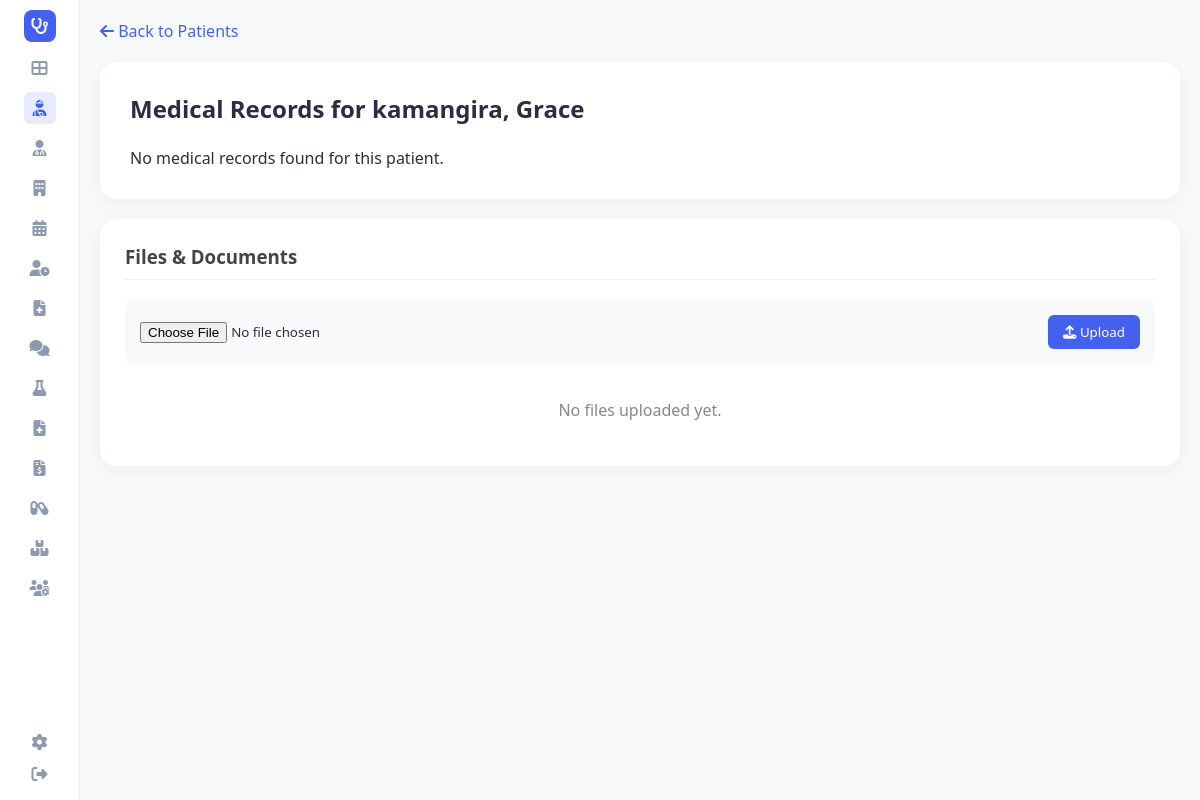
/patients/160084314/records (signed in), run on an earlier commit of the app's database.
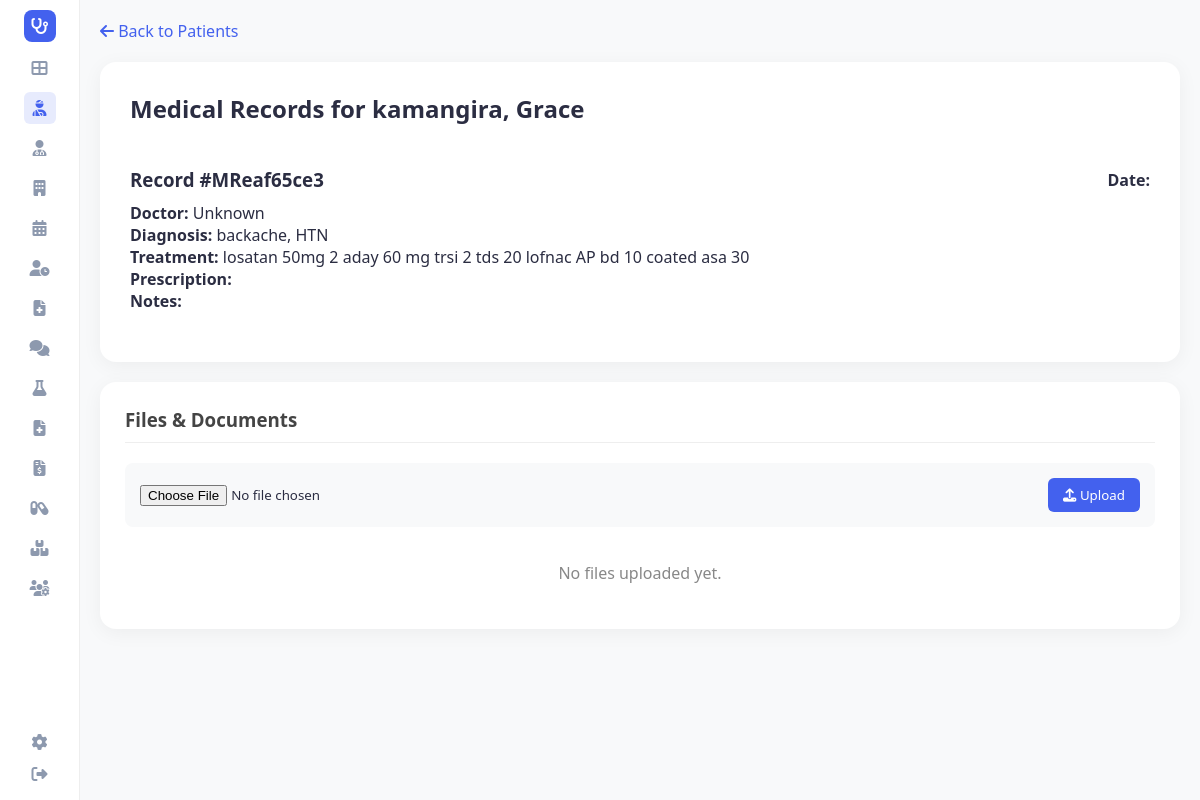
And on a later commit of the database.
### tables this page shows
CREATE TABLE patients (
                patient_id TEXT PRIMARY KEY,
                first_name TEXT,
                last_name TEXT,
                date_of_birth TEXT,
                gender TEXT,
                phone TEXT,
                email TEXT,
                address TEXT,
                emergency_contact TEXT,
                blood_group TEXT,
                medical_history TEXT,
                created_date TEXT,
                scheme_provider TEXT,
                scheme_type TEXT
            , is_deleted INTEGER DEFAULT 0, deleted_at TEXT);

CREATE TABLE medical_records (
                record_id TEXT PRIMARY KEY,
                patient_id TEXT,
                doctor_id TEXT,
                date TEXT,
                consult_reason TEXT,
                diagnosis TEXT,
                treatment TEXT,
                prescriptions TEXT,
                notes TEXT,
                details TEXT, is_deleted INTEGER DEFAULT 0, deleted_at TEXT,
                FOREIGN KEY (patient_id) REFERENCES patients(patient_id),
                FOREIGN KEY (doctor_id) REFERENCES doctors(doctor_id)
            );

### app.py (the view)
@app.route('/patients/<patient_id>/records')
def view_medical_records(patient_id):
    patient = hms.get_patient(patient_id)
    if not patient:
        flash('Patient not found!', 'error')
        return redirect(url_for('patients'))
    records = hms.get_patient_medical_records(patient_id)
    files = hms.patient_files.get(patient_id, [])
    return render_template('view_medical_records.html', patient=patient, records=records, files=files, active_page='patients', hms=hms)

### app.py (called while the page is built)
@app.before_request
def require_login():
    allowed_routes = ['login', 'register', 'static']
    if request.endpoint not in allowed_routes and 'user_id' not in session:
        return redirect(url_for('login'))

@app.context_processor
def inject_user():
    username = session.get('username')
    role = session.get('role')
    unread = 0
    if username:
        unread = hms.get_unread_count(username, role)
    return dict(current_user=username, current_role=role, unread_messages_count=unread, hms=hms)

### database/db_manager.py (called while the page is built)
    def get_connection(self):
        conn = sqlite3.connect(self.db_file)
        conn.row_factory = sqlite3.Row
        return conn

    def _row_to_obj(self, cls: Type[T], row: sqlite3.Row) -> T:
        d = dict(row)
        for field in fields(cls):
            if field.type in (dict, Dict[str, Any], list, List[Any]) and d.get(field.name):
                try:
                    d[field.name] = json.loads(d[field.name])
                except:
                    pass
            elif field.type == bool and field.name in d:
                d[field.name] = bool(d[field.name])
        allowed = {f.name for f in fields(cls)}
        filtered = {k: v for k, v in d.items() if k in allowed}
        return cls(**filtered)

    def get_by_id(self, cls: Type[T], table: str, id_value: str, id_field: str) -> Optional[T]:
        try:
            conn = self.get_connection()
            cursor = conn.cursor()
            cursor.execute(f"SELECT * FROM {table} WHERE {id_field} = ?", (id_value,))
            row = cursor.fetchone()
            conn.close()
            return self._row_to_obj(cls, row) if row else None
        except Exception as e:
            print(f"Error getting from {table}: {e}")
            return None

### main.py (called while the page is built)
    def get_patient(self, patient_id: str) -> Optional[Patient]:
        return self.db.get_by_id(Patient, 'patients', patient_id, 'patient_id')

    def get_doctor(self, doctor_id: str) -> Optional[Doctor]:
        return self.db.get_by_id(Doctor, 'doctors', doctor_id, 'doctor_id')

    def get_patient_medical_records(self, patient_id: str) -> List[MedicalRecord]:
        conn = self.db.get_connection()
        cursor = conn.cursor()
        cursor.execute("SELECT * FROM medical_records WHERE patient_id = ?", (patient_id,))
        rows = cursor.fetchall()
        conn.close()
        return [self.db._row_to_obj(MedicalRecord, row) for row in rows]

### templates/view_medical_records.html (shortened to what this page needs)
<!DOCTYPE html>
<html lang="en">
<head>
    <link rel="stylesheet" href="{{ url_for('static', filename='style.css') }}">
    <link rel="stylesheet" href="https://cdnjs.cloudflare.com/ajax/libs/font-awesome/6.4.0/css/all.min.css">
</head>
<body>
    <div class="container" >
        {% include 'sidebar.html' %}
        <main class="main-content" >
            <a href="{{ url_for('patients') }}" class="back-link"><i class="fas fa-arrow-left"></i> Back to Patients</a>
            <div class="records-container">
                <h2>Medical Records for {{ patient.last_name }}, {{ patient.first_name }}</h2>
                <br>
                {% if records %}
                    {% for record in records %}
                        <div class="record-item">
                            <div class="record-header">
                                <h3>Record #{{ record.record_id }}</h3>
                                <span><strong>Date:</strong> {{ record.visit_date }}</span>
                            </div>
                            <p><strong>Doctor:</strong> {{ hms.get_doctor(record.doctor_id).name if hms.get_doctor(record.doctor_id) else 'Unknown' }}</p>
                            <p><strong>Diagnosis:</strong> {{ record.diagnosis }}</p>
                            <p><strong>Treatment:</strong> {{ record.treatment }}</p>
                            <p><strong>Prescription:</strong> {{ record.prescription }}</p>
                            <p><strong>Notes:</strong> {{ record.notes }}</p>
                        </div>
                    {% endfor %}
                {% else %}
                    <p>No medical records found for this patient.</p>
                {% endif %}
            </div>
            <div class="section-card">
                <div class="section-header">
                    <h3>Files & Documents</h3>
                </div>
                <form action="{{ url_for('upload_patient_file', patient_id=patient.patient_id) }}" method="post" enctype="multipart/form-data" class="upload-form">
                    <input type="file" name="file" required>
                    <button type="submit" class="btn-upload"><i class="fas fa-upload"></i> Upload</button>
                </form>
                <ul class="file-list">
                    {% for file in files %}
                    <li class="file-item">
                        {% set is_image = file.file_name.lower().endswith(('.png', '.jpg', '.jpeg', '.gif', '.webp')) %}
                        <div class="file-info">
                            {% if is_image %}
                                <i class="fas fa-file-image file-icon" style="color: #4cc9f0; cursor: pointer;" onclick="openPreview('{{ file.path|replace('\\', '/') }}', '{{ file.file_name }}')"></i>
                                <div>
                                    <div style="font-weight: 500; cursor: pointer; color: #4361ee;" onclick="openPreview('{{ file.path|replace('\\', '/') }}', '{{ file.file_name }}')">{{ file.file_name }}</div>
                                    <div style="font-size: 12px; color: #888;">{{ file.uploaded_at }}</div>
                                </div>
                            {% else %}
                                <i class="fas fa-file-pdf file-icon" style="color: #f72585;"></i>
                                <div>
                                    <div style="font-weight: 500;">{{ file.file_name }}</div>
                                    <div style="font-size: 12px; color: #888;">{{ file.uploaded_at }}</div>
                                </div>
                            {% endif %}
                        </div>
                        <div class="file-actions">
                            <a href="{{ url_for('download_file', path=file.path) }}" style="color: #4361ee; margin-right: 15px;" title="Download"><i class="fas fa-download"></i></a>
                            <a href="{{ url_for('delete_patient_file', patient_id=patient.patient_id, path=file.path, redirect_url=url_for('view_medical_records', patient_id=patient.patient_id)) }}" style="color: #dc3545;" title="Delete" onclick="return confirm('Delete this file?')"><i class="fas fa-trash"></i></a>
                        </div>
                    </li>
                    {% else %}
                    <li style="text-align: center; color: #888; padding: 20px;">No files uploaded yet.</li>
                    {% endfor %}
                </ul>
            </div>
        </main>
    </div>
</body>
</html>

### templates/sidebar.html
<aside class="sidebar">
    <div class="logo">
        <div class="logo-icon">
            <i class="fas fa-stethoscope"></i>
        </div>
    </div>
    <nav class="menu">
        <a href="{{ url_for('dashboard') }}" class="menu-item {% if active_page == 'dashboard' %}active{% endif %}" title="Dashboard"><i class="fas fa-th-large"></i></a>
        {% if current_role in ['admin', 'doctor', 'receptionist', 'nurse'] %}
        <a href="{{ url_for('patients') }}" class="menu-item {% if active_page == 'patients' %}active{% endif %}" title="Patients"><i class="fas fa-user-injured"></i></a>
        {% endif %}
        {% if current_role in ['admin', 'doctor', 'receptionist', 'nurse'] %}
        <a href="{{ url_for('doctors') }}" class="menu-item {% if active_page == 'doctors' %}active{% endif %}" title="Doctors"><i class="fas fa-user-md"></i></a>
        {% endif %}
        {% if current_role in ['admin', 'doctor', 'receptionist'] %}
        <a href="{{ url_for('departments') }}" class="menu-item {% if active_page == 'departments' %}active{% endif %}" title="Departments"><i class="fas fa-building"></i></a>
        {% endif %}
        {% if current_role in ['admin', 'doctor', 'receptionist', 'nurse'] %}
        <a href="{{ url_for('view_schedule') }}" class="menu-item {% if active_page == 'schedule' %}active{% endif %}" title="Schedule"><i class="fas fa-calendar-alt"></i></a>
        {% endif %}
        {% if current_role in ['admin', 'doctor', 'receptionist', 'nurse'] %}
        <a href="{{ url_for('queue_dashboard') }}" class="menu-item {% if active_page == 'queue' %}active{% endif %}" title="Queue Dashboard"><i class="fas fa-user-clock"></i></a>
        {% endif %}
        {% if current_role in ['admin', 'doctor', 'nurse'] %}
        <a href="{{ url_for('medical_records') }}" class="menu-item {% if active_page == 'medical_records' %}active{% endif %}" title="Medical Records"><i class="fas fa-file-medical"></i></a>
        {% endif %}
        <a href="{{ url_for('messages') }}" class="menu-item {% if active_page == 'messages' %}active{% endif %}" title="Messages"><i class="fas fa-comments"></i></a>
        {% if current_role in ['admin', 'doctor', 'lab_assistant', 'nurse'] %}
        <a href="{{ url_for('lab_results') }}" class="menu-item {% if active_page == 'lab_results' %}active{% endif %}" title="Lab Results"><i class="fas fa-flask"></i></a>
        {% endif %}
        {% if current_role in ['admin', 'doctor'] %}
        <a href="{{ url_for('general_reports') }}" class="menu-item {% if active_page == 'reports' %}active{% endif %}" title="Reports"><i class="fas fa-file-medical"></i></a>
        {% endif %}
        {% if current_role in ['admin', 'cashier'] %}
        <a href="{{ url_for('billing_dashboard') }}" class="menu-item {% if active_page == 'billing' %}active{% endif %}" title="Billing"><i class="fas fa-file-invoice-dollar"></i></a>
        {% endif %}
        {% if current_role in ['admin', 'doctor', 'receptionist', 'nurse'] %}
        <a href="{{ url_for('prescriptions') }}" class="menu-item {% if active_page == 'prescriptions' %}active{% endif %}" title="Prescriptions"><i class="fas fa-capsules"></i></a>
        {% endif %}
        {% if current_role in ['admin', 'cashier', 'nurse'] %}
        <a href="{{ url_for('inventory') }}" class="menu-item {% if active_page == 'inventory' %}active{% endif %}" title="Inventory"><i class="fas fa-boxes"></i></a>
        {% endif %}
        {% if current_role in ['admin', 'admin doctor', 'admin_doctor'] %}
        <a href="{{ url_for('admin_users') }}" class="menu-item {% if active_page == 'admin_users' %}active{% endif %}" title="User Management"><i class="fas fa-users-cog"></i></a>
        {% endif %}
    </nav>
    <div class="settings">
        <a href="{{ url_for('settings') }}" class="menu-item {% if active_page == 'settings' %}active{% endif %}" title="Settings"><i class="fas fa-cog"></i></a>
        <a href="{{ url_for('logout') }}" class="menu-item" title="Logout"><i class="fas fa-sign-out-alt"></i></a>
    </div>
</aside>

### static/style.css (style rules this page uses)
:root { --primary-color: #4361ee; --secondary-color: #3f37c9; --success-color: #4cc9f0; --warning-color: #f72585; --text-dark: #2b2d42; --text-light: #8d99ae; --bg-light: #f8f9fa; --white: #ffffff; --sidebar-width: 80px; --border-radius: 16px; --shadow: 0 4px 20px rgba(0, 0, 0, 0.05); }
* { margin: 0; padding: 0; box-sizing: border-box; font-family: 'Segoe UI', Tahoma, Geneva, Verdana, sans-serif; }
body { background-color: var(--bg-light); color: var(--text-dark); min-height: 100vh; margin: 0; }
.container { display: flex !important; min-height: 100vh !important; height: auto !important; overflow: visible !important; }
.main-content { flex: 1 !important; padding: 20px !important; display: flex; flex-direction: column; min-width: 0; }
.sidebar { width: var(--sidebar-width); background-color: var(--white); display: flex; flex-direction: column; align-items: center; padding: 10px 0; border-right: 1px solid #eee; position: sticky; top: 0; height: 100vh; z-index: 100; }
.logo-icon { width: 32px; height: 32px; background-color: var(--primary-color); color: white; border-radius: 8px; display: flex; justify-content: center; align-items: center; font-size: 16px; margin-bottom: 10px; }
.menu { display: flex; flex-direction: column; gap: 8px; flex: 1; overflow-y: auto; width: 100%; align-items: center; }
.menu-item { color: var(--text-light); font-size: 16px; width: 32px; height: 32px; display: flex; justify-content: center; align-items: center; border-radius: 6px; text-decoration: none; transition: all 0.3s ease; }
.menu-item:hover, .menu-item.active { background-color: #4361ee20; color: var(--primary-color); }

### templates/view_medical_records.html (style rules this page uses)
.records-container { background-color: white; padding: 30px; border-radius: 16px; box-shadow: 0 4px 20px rgba(0, 0, 0, 0.05); margin-bottom: 20px; }
.record-item { border-bottom: 1px solid #eee; padding: 20px 0; }
.record-item:last-child { border-bottom: none; }
.record-header { display: flex; justify-content: space-between; align-items: center; margin-bottom: 10px; }
.record-header h3 { margin: 0; }
.back-link { display: block; margin-bottom: 20px; color: #4361ee; text-decoration: none; }
.section-card { background-color: white; padding: 25px; border-radius: 16px; box-shadow: 0 4px 20px rgba(0, 0, 0, 0.05); margin-bottom: 20px; }
.section-header { display: flex; justify-content: space-between; align-items: center; margin-bottom: 20px; padding-bottom: 10px; border-bottom: 1px solid #eee; }
.section-header h3 { margin: 0; color: #444; }
.file-list { list-style: none; padding: 0; }
.upload-form { background-color: #f8f9fa; padding: 15px; border-radius: 8px; margin-bottom: 15px; display: flex; gap: 10px; align-items: center; }
.upload-form input[type="file"] { flex: 1; }
.btn-upload { background-color: #4361ee; color: white; border: none; padding: 8px 15px; border-radius: 6px; cursor: pointer; }

What changed in the data, as far as the page shows it:
now on this page (row edited): medical_records: record_id "MReaf65ce3", get_doctor "Unknown", diagnosis "backache, HTN", treatment "losatan 50mg 2 aday 60 mg trsi 2 tds 20 lofnac AP bd 10 coated asa 30"
Also different on the page:
text no longer shown: "No medical records found for this patient."
